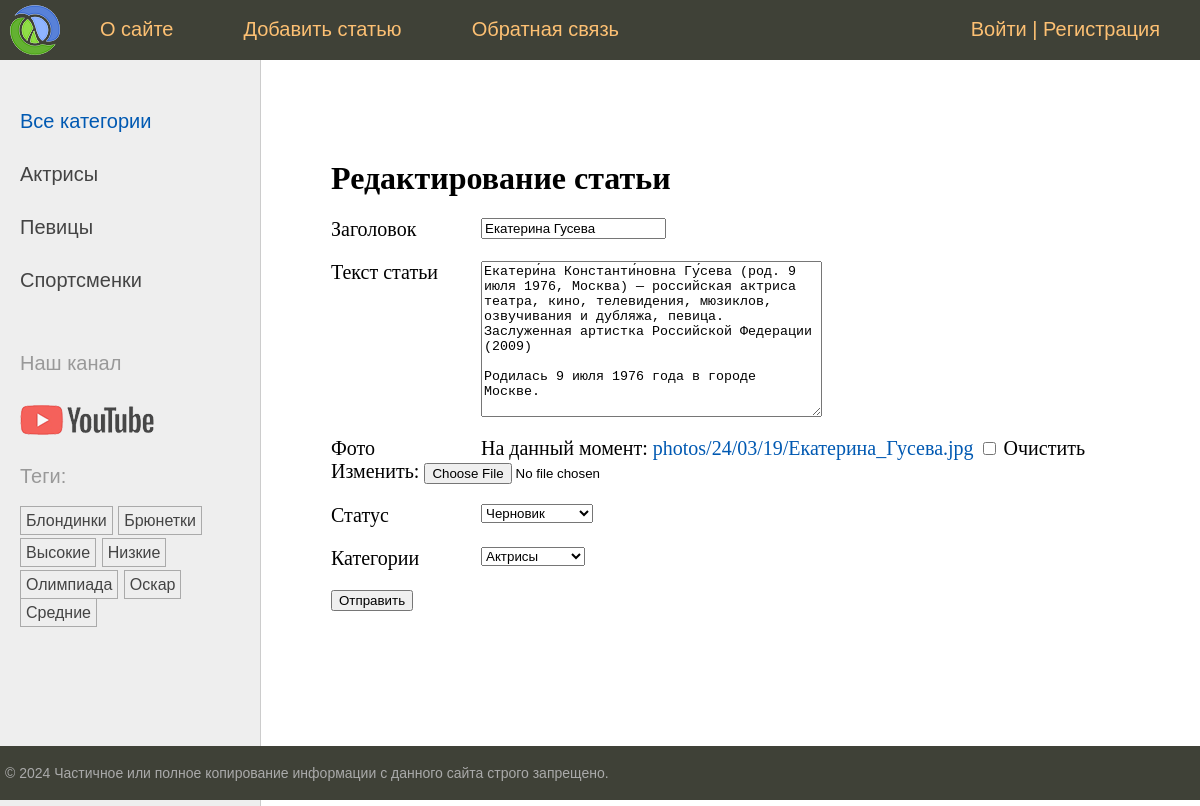
The app's page /edit/ekaterina-guseva/, older data.
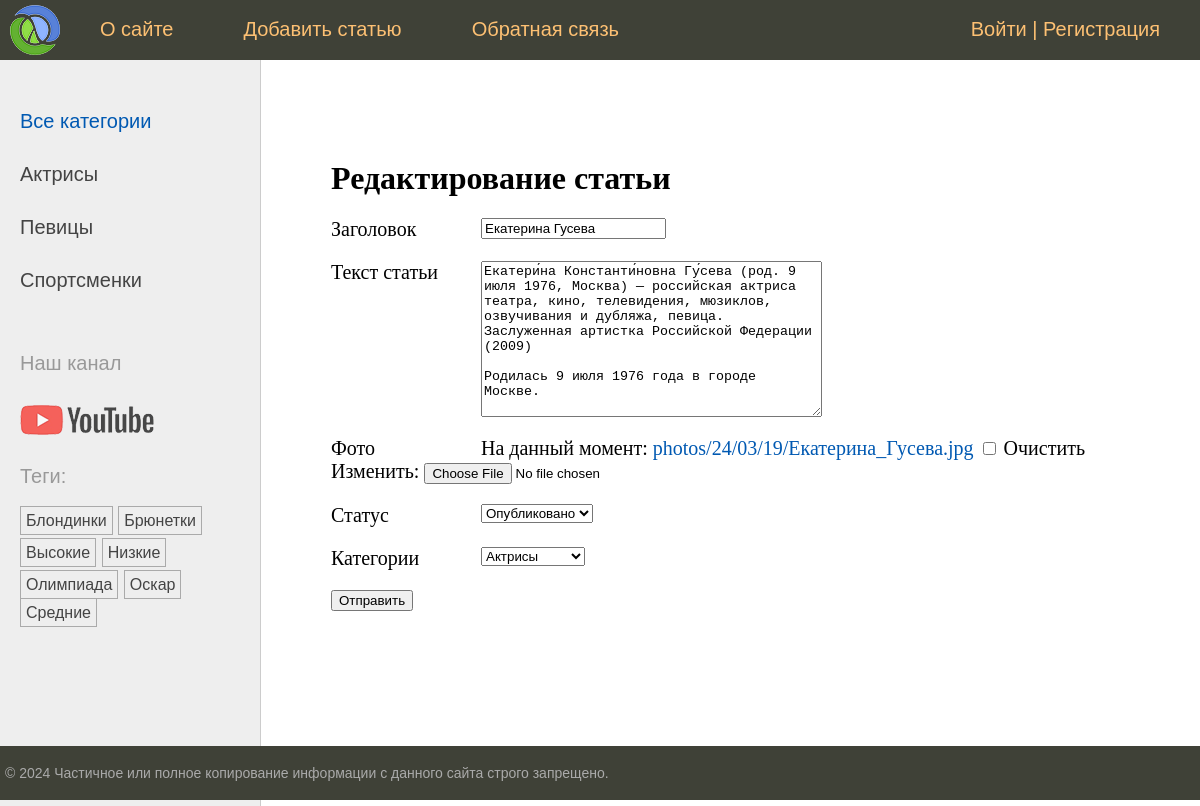
The same page, newer data.
### women/models.py (models this page shows, shortened)
class Women(models.Model):  # наш класс-модель с полями для таблицы
    class Status(models.IntegerChoices):  # класс для именовывания опубликованных/не опубликованных статей в виджете
        DRAFT = 0, 'Черновик'  # название-статус в виджете в виде кортежа с int
        PUBLISHED = 1, 'Опубликовано'  # - костыль в 20 строке - преобразует 1 и 0 в булевы значения
    title = models.CharField(max_length=255, verbose_name="Заголовок")  # Заголовок с максимальным кол-во символов
    slug = models.SlugField(max_length=255, unique=True, db_index=True, verbose_name="Slug",  # связка с slug в urls
                            validators=[  # стандартные валидаторы для slug + сообщение
                                MinLengthValidator(5, message="Минимум 5 символов"),
                                MaxLengthValidator(100, message="Максимум 100 символов")])
    photo = models.ImageField(upload_to="photos/%y/%m/%d", default=None,  # поле для загрузки фото для постов +
                              blank=True, null=True, verbose_name="Фото")  # параметры загрузки(каталог, имя...)
    content = models.TextField(blank=True, verbose_name="Текст статьи")  # Поле для текста(статьи) с доступно пустым
    time_create = models.DateTimeField(auto_now_add=True, verbose_name="Время создания")  # авто заполнение времени
    time_update = models.DateTimeField(auto_now=True, verbose_name="Время изменения")  # меняющееся при каждом изменении
    is_published = models.BooleanField(choices=tuple(map(lambda x: (bool(x[0]), x[1]), Status.choices)),  # Публикация +
                                       default=Status.DRAFT, verbose_name="Статус")  # костыль "опубликовано" в админке
    cat = models.ForeignKey('Category', on_delete=models.PROTECT, related_name='posts', verbose_name="Категории")
    tags = models.ManyToManyField('TagPost', blank=True, related_name='tags', verbose_name="Теги")  # many-to-many
    husband = models.OneToOneField('Husband', on_delete=models.SET_NULL,
                                   null=True, blank=True, related_name='wuman', verbose_name="Муж")
    objects = models.Manager()  # пользовательский менеджер по умолчанию (работает, если published не активен)
    published = PublishedManager()  # пользовательский менеджер публикаций(да/нет)
    class Meta:  # спец класс для сортировки полей модели Women с методом ordering и indexes + порядок сортировки
        verbose_name = "Известные женщины"  # заголовок для админки
        verbose_name_plural = "Известные женщины"  # заголовок во множественном числе (без -s)
        ordering = ['-time_create']  # порядок сортировки
        indexes = [  # список индексированных полей для ускорения сортировки
            models.Index(fields=['-time_create'])  # class Meta - для управления сортировкой на уровне класса
        ]

### women/views.py (the view)
# urls.py: path('edit/<slug:slug>/', views.UpdatePage.as_view(), name='edit_page'),  # маршрут для класса UpdatePage по slug-у
class UpdatePage(DataMixin, UpdateView):  # Класс представления типа (UpdateView) для обновления статей
    model = Women  # связка с моделью Women
    fields = ['title', 'content', 'photo', 'is_published', 'cat']  # поля для обязательного заполнения
    template_name = 'women/addpage.html'  # путь к шаблону
    success_url = reverse_lazy('home')  # маршрут на главную страницу, после ввода данных в момент необходимости
    title_page = 'Редактирование статьи'

### users/context_processors.py (called while the page is built)
def get_women_context(request):  # Конт-й шаблонный проц-р для отображения главного меню
    return {'mainmenu': menu}  # вернуть словарь и автоматически передать его во все шаблоны + переменная menu

### women/models.py (called while the page is built)
    def __str__(self):  # метод вывода информации
        return self.name

    def get_absolute_url(self):  # метод для формирования URl адреса (см шаблон в list_categories.html)
        return reverse('category', kwargs={'cat_slug': self.slug})  # возвращает с помощью reverse маршрут по

    def get_absolute_url(self):  # метод возвращает url для конкретного тега(также отвечает в админке-смотреть на сайте)
        return reverse('tag', kwargs={'tag_slug': self.slug})  # slug берется из бд и формируется маршрут

### women/templatetags/women_tags.py (called while the page is built)
@register.inclusion_tag('women/list_categories.html')  # inclusion тэг формирует шаблон и возвр-т фрагмент HTML-страницы
def show_categories(cat_selected=0):  # ф-я возвращает обработанную HTML-страницу
    cats = Category.objects.annotate(total=Count("posts")).filter(total__gt=0)  # вывод категорий, связанных с
    return {'cats': cats, 'cat_selected': cat_selected}  # возвращает список cats_db по переменной cats

### women/templates/women/addpage.html (shortened to what this page needs)
{% extends 'base.html' %}
{% block content %}
<h1>{{title}}</h1>
<form action="" method="post" enctype="multipart/form-data">
    {% for f in form %}
    <p><label class="form-label" for="{{ f.id_for_label }}">{{ f.label }}</label>{{ f }}</p>
    {% endfor %}
    <p><button type="submit">Отправить</button> </p>
</form>
{% endblock %}

Row changes from the older to the newer data that the page shows:
changed Women "Екатерина Гусева": is_published "Черновик" → "Опубликовано"
